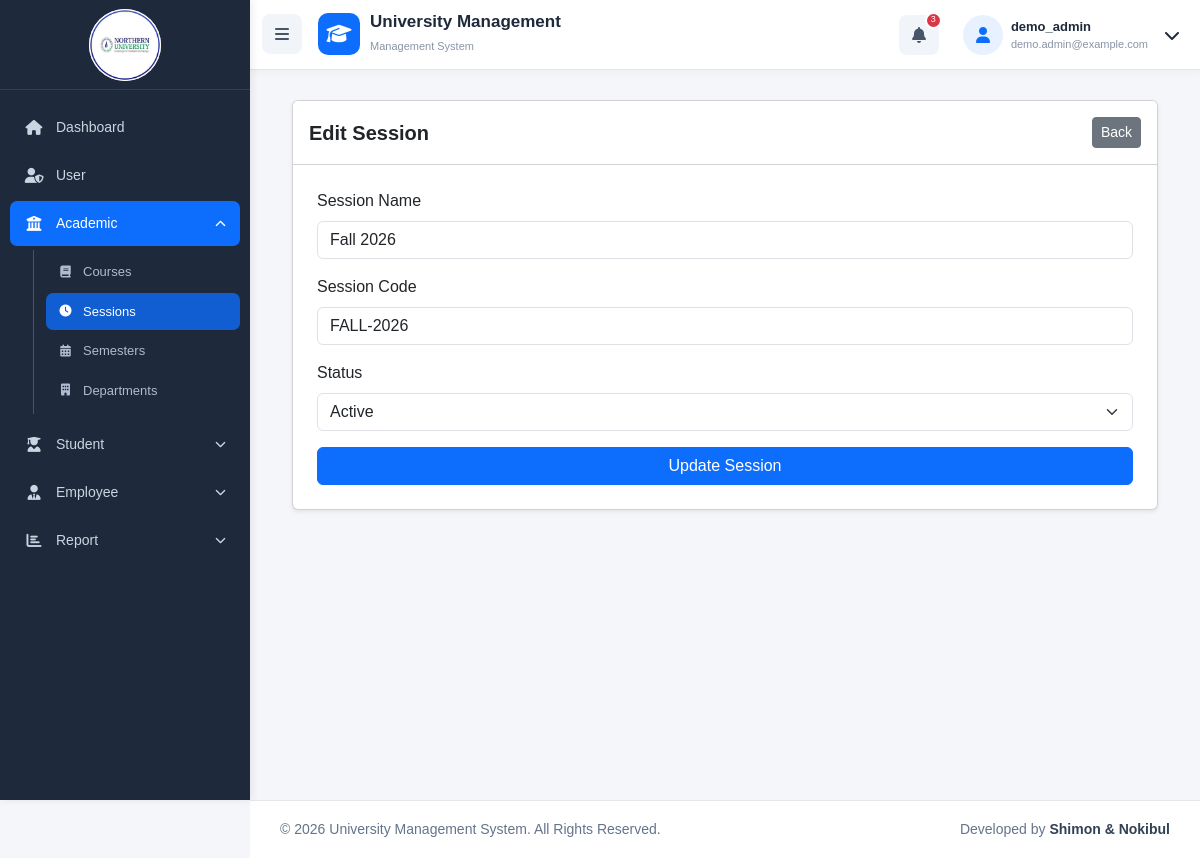
/sessions/edit.php?id=3 (signed in), run on the app's committed database.
### tables this page shows
CREATE TABLE `session` (
  `id` int UNSIGNED NOT NULL,
  `session_name` varchar(100) NOT NULL,
  `session_code` varchar(50) NOT NULL,
  `status` tinyint(1) NOT NULL DEFAULT '1' COMMENT '1=Active, 0=Inactive',
  `created_at` timestamp NULL DEFAULT CURRENT_TIMESTAMP,
  `updated_at` timestamp NULL DEFAULT CURRENT_TIMESTAMP ON UPDATE CURRENT_TIMESTAMP
);

### sessions/edit.php (the view, shortened to what this page needs)
<?php
require_once "../config/database.php";
$id = isset($_GET['id']) ? (int)$_GET['id'] : 0;
$stmt_select = mysqli_prepare($conn, "SELECT * FROM session WHERE id = ?");
mysqli_stmt_bind_param($stmt_select, "i", $id);
mysqli_stmt_execute($stmt_select);
$result = mysqli_stmt_get_result($stmt_select);
$session = mysqli_fetch_assoc($result);
require_once __DIR__ . '/../includes/header.php';
require_once __DIR__ . '/../includes/navbar.php';
?>
    <div class="main-content">
        <div class="container-fluid">
            <div class="card shadow-sm">
                <div class="card-header bg-white d-flex justify-content-between align-items-center py-3">
                    <h5 class="mb-0 fw-bold">Edit Session</h5>
                    <a href="index.php" class="btn btn-secondary btn-sm">Back</a>
                </div>
                <div class="card-body p-4">
                    <form action="edit.php?id=<?= $id ?>" method="post">
                        <div class="mb-3">
                            <label class="form-label">Session Name</label>
                            <input type="text" class="form-control" name="session_name" value="<?= htmlspecialchars($session['session_name']) ?>" required>
                        </div>
                        <div class="mb-3">
                            <label class="form-label">Session Code</label>
                            <input type="text" class="form-control" name="session_code" value="<?= htmlspecialchars($session['session_code']) ?>" required>
                        </div>
                        <div class="mb-3">
                            <label class="form-label">Status</label>
                            <select name="status" class="form-select">
                                <option value="1" <?= $session['status'] == 1 ? 'selected' : '' ?>>Active</option>
                            </select>
                        </div>
                        <div class="d-grid">
                            <button type="submit" name="submit" class="btn btn-primary">Update Session</button>
                        </div>
                    </form>
                </div>
            </div>
        </div>
    </div>
<?php require_once __DIR__ . '/../includes/footer.php'; ?>

### css/style.css (style rules this page uses)
* { box-sizing: border-box; }
body { margin: 0; background: #f5f6fa; font-family: Arial, sans-serif; min-height: 100vh; color: #1e293b; }
.main-content { margin-left: 250px; padding: 30px; padding-top: 100px; min-height: 100vh; box-sizing: border-box; }

### data on the page
session: session_name "Fall 2026", session_code "FALL-2026", status "Active"

### other printed values
$_SESSION['username'] "demo_admin"
$_SESSION['user_email'] "demo.admin@example.com"
